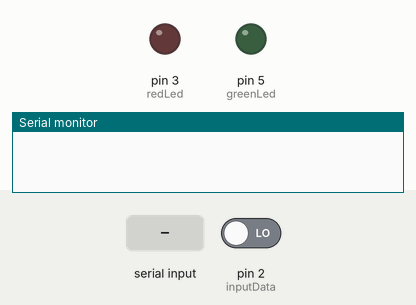
This sketch was run on a simulated Arduino Uno, built with avr-gcc and run on an emulated ATmega328P. Parts: output pins drawn as LEDs (lit = HIGH), the last lines printed to the serial monitor. The test bench sets the inputs (shaded band); at power-on: pin 2 (inputData) LOW.

Above: at 1.2 s.
1.3 s: "1\n" received over Serial
At 3.1 s:
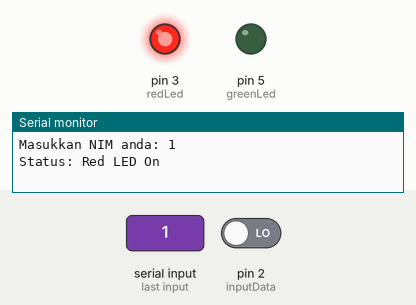
5.8 s: "0\n" received over Serial
At 9.7 s:
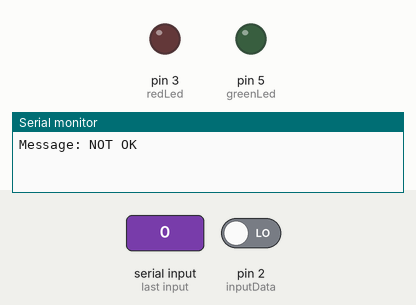
10.8 s: "2\n" received over Serial
At 13.2 s:
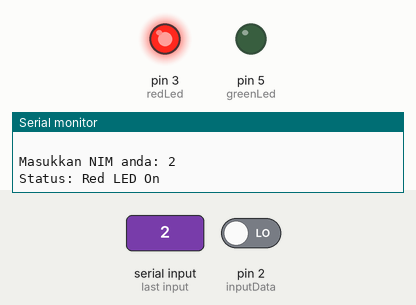
Timing chart, 0 to 14.8 s (numbered marks = the images above; inputs shaded):
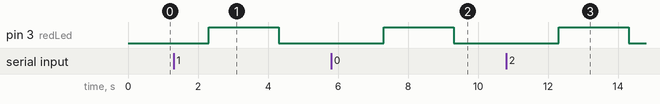

The sketch:

ParsingData.ino
```cpp
String myNim = "1418001";
byte greenLed = 5;
byte redLed = 3;
String incomingMsg;
byte inputData = 2;
int inputDataVal;

void setup() {
  // put your setup code here, to run once:
  Serial.begin(9600);
  pinMode(greenLed,OUTPUT);
  pinMode(redLed, OUTPUT);
  pinMode(inputData, INPUT);
}

void loop() {
  if(Serial.available()>0){
    Serial.print("Masukkan NIM anda: ");
    incomingMsg=Serial.readStringUntil("\n");

    Serial.print(incomingMsg);
    if(incomingMsg.compareTo(myNim)==13){
      //Serial.println(incomingMsg.compareTo(myNim));
      Serial.println("Status: Green LED On\n");
      digitalWrite(greenLed, HIGH);
      delay(2000);
      digitalWrite(greenLed, LOW);
    }
    else{
      //Serial.println(incomingMsg.compareTo(myNim));
      Serial.println("Status: Red LED On\n");
      digitalWrite(redLed,HIGH);
      delay(2000);
      digitalWrite(redLed,LOW);
    }

    Serial.print("Digital Input: ");
    inputDataVal = digitalRead(inputData);
    Serial.println(inputDataVal);

    if(inputDataVal == 1){
      Serial.print("Message: OK\n");
      Serial.println(" ");
      Serial.println(" ");
      delay(2000);
    }
    else{
      Serial.print("Message: NOT OK\n\n");
      Serial.println(" ");
      Serial.println(" ");
      delay(2000);
    }
  }
}
```

Measured:
- after the input at 1.3 s, pin 3 (redLed): LOW → HIGH after 1.0 s, → LOW 2.0 s later
- after the input at 5.8 s, pin 3 (redLed): LOW → HIGH after 1.5 s, → LOW 2.0 s later
- after the input at 10.8 s, pin 3 (redLed): LOW → HIGH after 1.5 s, → LOW 2.0 s later
